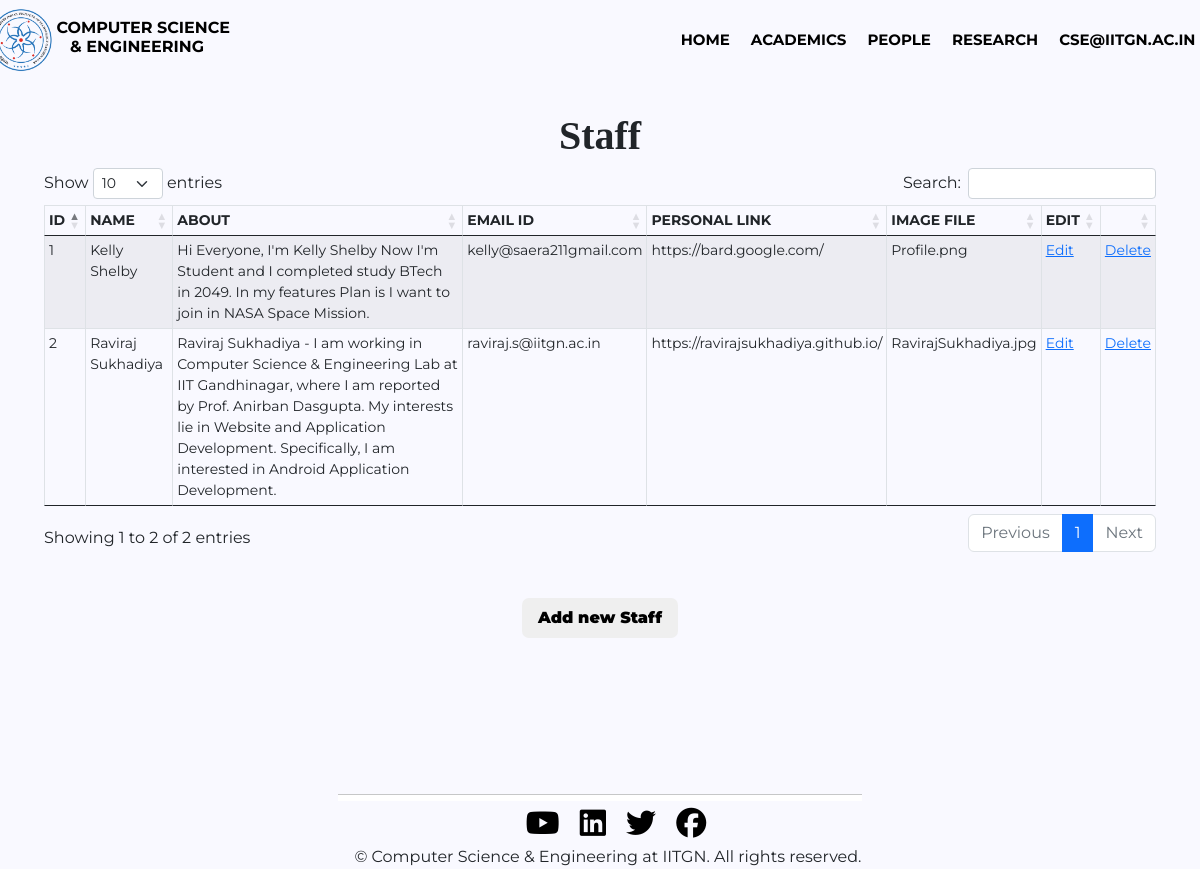
The page /cse_manager/update_staff.php (signed in) on the database its author committed.
### tables this page shows
CREATE TABLE `staff_details` (
  `id` int(11) NOT NULL,
  `staff_Name` longtext NOT NULL,
  `about` varchar(5000) NOT NULL,
  `email_id` longtext NOT NULL,
  `personal_link` longtext NOT NULL,
  `staff_image` varchar(200) NOT NULL
);

### cse_manager/update_staff.php (the view, shortened to what this page needs)
<!DOCTYPE html>
<html>
<head>
<link href="https://cdn.jsdelivr.net/npm/bootstrap@5.1.0/dist/css/bootstrap.min.css" rel="stylesheet">
<link href="https://cdnjs.cloudflare.com/ajax/libs/animate.css/3.7.2/animate.min.css" rel="stylesheet">
<link rel="stylesheet" href="https://cdnjs.cloudflare.com/ajax/libs/twitter-bootstrap/5.2.0/css/bootstrap.min.css">
<link rel="stylesheet" href="https://cdn.datatables.net/1.13.4/css/dataTables.bootstrap5.min.css">
<link rel="stylesheet" href="style(header).css">
<link rel="stylesheet" href="style(footer).css">
</head>
<body>
<?php
    include_once("Headers.php");
?>
    <div class = "course_heading">
        <br/>
        <h1>Staff</h1>
    </div>
    <div class= "student">
        <div class="row">
            <?php
            include_once("dbcsemanager.php");
            $query = "SELECT * from staff_details";
            $query_run= mysqli_query($conn,$query);
            $check_faculty = mysqli_num_rows($query_run)>0;
            echo "<div class = 'table-responsive'>";
            echo "<table id = 'table_id' class='table table-striped table-bordered table-sm table-hover table-responsive' cellspacing='0'>
            <thead>
            <tr>
                <th> Id </th>
                <th> Name </th>
                <th> About </th>
                <th> Email ID </th>
                <th> Personal Link </th>
                <th> Image File  </th>
                <th> Edit </th>
                <th Delete </th>
            </tr>
            </thead>";
            if($check_faculty)
            {
                echo "<tbody>";
                while($row= mysqli_fetch_assoc($query_run))
                {
                    echo "<tr>";
                    echo "<td>" .$row["id"]."</td>";
                    echo "<td>" .$row["staff_Name"]."</td>";
                    echo "<td>" .$row["about"]."</td>";
                    echo "<td>" .$row["email_id"]."</td>";
                    echo "<td>" .$row["personal_link"]."</td>";
                    echo "<td>" .$row["staff_image"]."</td>";
                    echo "<td><a href='edit_staff?id=" .$row['id']."'> Edit </a></td>";
                    echo "<td><a href='delete_staff?id=" .$row['id']."'> Delete </a></td>";
                    echo "</tr>";
                }
                echo "</table>";
            }
            else
            {
                echo "No Staff found";
            }
            echo "</div>";
            ?>
        </div>
    </div>
    <div class = "extrabtn">
        <div class = 'wrapper'>
        <button class='button'> <a href = 'staff_input'> Add new Staff </a></button>
        </div>
        </div>
<?php
    include_once("Footers.php");
?>
</body>
</html>

### cse_manager/style(header).css (style rules this page uses)
* { margin: 0; padding: 0; font-family: 'Montserrat', sans-serif; box-sizing: border-box; }
body { justify-content: center; align-items: center; min-height: 70vh; place-items: center; }

### cse_manager/update_staff.php (style rules this page uses)
body { background-color: #f9f9ff; overflow-x: hidden; }
.course_heading h1,h3 { text-align: center; }
.course_heading h1,h3 { font-weight: 600; font-family: 'EB Garamond', serif; }
.course_heading { margin-top: 5.5rem; }
.row { margin: 0rem 2rem; }
.wrapper { margin-top: 3rem; display: flex; justify-content: center; align-items: center; height: 2rem; }
table { background-color: #f9f9ff; font-size: 14px; }
th { text-transform: uppercase; }
.button { cursor: pointer; padding: 0.5rem 1rem; border: none; border-radius: 7px; font-weight: 900; }
.button { transition: background 1s, transform 0.9s; }
.button a { color: black; text-decoration: none; }

### rows shown on the page
staff_details: id "1", staff_Name "Kelly Shelby", about "Hi Everyone, I'm Kelly Shelby Now I'm Student and I completed study BTech in 2049. In my features Plan is I want to join in NASA Space Mission.", email "kelly@saera211gmail.com", personal_link "https://bard.google.com/", staff_image "Profile.png"
staff_details: id "2", staff_Name "Raviraj Sukhadiya", about "Raviraj Sukhadiya - I am working in Computer Science & Engineering Lab at IIT Gandhinagar, where I am reported by Prof. Anirban Dasgupta. My interests lie in Website and Application Development. Specifically, I am interested in Android Application Development.", email "raviraj.s@iitgn.ac.in", personal_link "https://ravirajsukhadiya.github.io/", staff_image "RavirajSukhadiya.jpg"

### other values the page prints
$_SESSION['user'] "CSE@IITGN.AC.IN"
